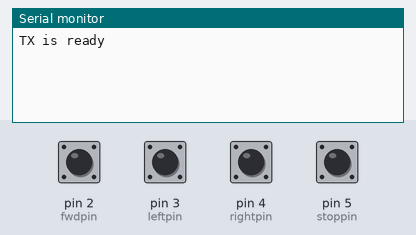
This sketch was run on a simulated Arduino Uno, built with avr-gcc and run on an emulated ATmega328P. Shown: the last lines printed to the serial monitor. The inputs (shaded band) are chosen by the test bench; at power-on: pin 2 (fwdpin), pin 3 (leftpin), pin 4 (rightpin), pin 5 (stoppin) HIGH. No radio packets arrive unless stated.

Above: at 1.2 s.
1.3 s: pin 2 (fwdpin) pulled LOW for 0.15 s
At 2.0 s:
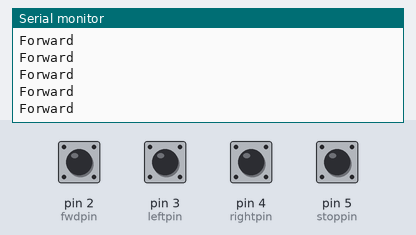
2.9 s: pin 3 (leftpin) pulled LOW for 0.15 s
At 3.6 s:
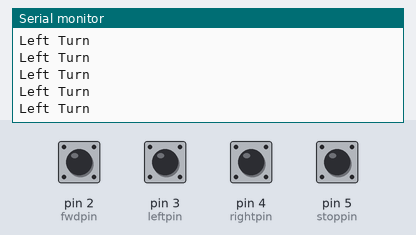
4.5 s: pin 4 (rightpin) pulled LOW for 0.15 s
At 5.7 s:
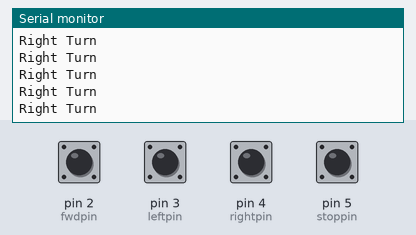
6.1 s: pin 5 (stoppin) pulled LOW for 0.15 s
At 6.7 s:
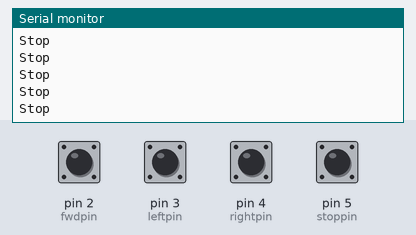
7.7 s: pin 2 (fwdpin) driven LOW and pin 3 (leftpin) driven LOW
At 8.6 s:
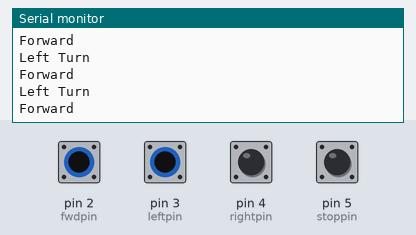

The sketch:

TX_Wireless.ino
```cpp
#include <VirtualWire.h>
int fwdpin = 2;
int leftpin = 3;
int rightpin = 4;
int stoppin = 5;
int led = 13;

void setup()
{
  // Button Pin Modes
  Serial.begin(9600);
  Serial.println("TX is ready");

  pinMode(fwdpin, INPUT_PULLUP);
  pinMode(leftpin, INPUT_PULLUP);
  pinMode(rightpin, INPUT_PULLUP);
  pinMode(stoppin, INPUT_PULLUP);

  // Initialize the IO and ISR
  vw_setup(2000); // Bits per sec
}
void loop() {

  int fwd = digitalRead(fwdpin);
  int left = digitalRead(leftpin);
  int right = digitalRead(rightpin);
  int basta = digitalRead(stoppin);
  if (fwd == LOW) {
    Serial.println("Forward");
    send("1");
    digitalWrite(led, HIGH);
  }

  if (right == LOW) {
    Serial.println("Right Turn");
    send("2");
    digitalWrite(led, HIGH);
  }

   if (left == LOW) {
    Serial.println("Left Turn");
    send("3");
    digitalWrite(led, HIGH);
  }

  if (basta == LOW) {
    Serial.println("Stop");
    send("4");
    digitalWrite(led, HIGH);
  }
  delay(10);

}
void send (char *message)
{
  vw_send((uint8_t *)message, strlen(message));
  //vw_wait_tx(); // Wait until the whole message is gone
}
```

Measured:
- after the input at 1.3 s, the serial monitor: prints a new line at once (image 1)
- after the input at 2.9 s, the serial monitor: prints a new line at once (image 2)
- after the input at 4.5 s, the serial monitor: prints a new line at once (image 3)
- after the input at 6.1 s, the serial monitor: prints a new line at once (image 4)
- after the input at 7.7 s, the serial monitor: prints a new line at once (image 5)
